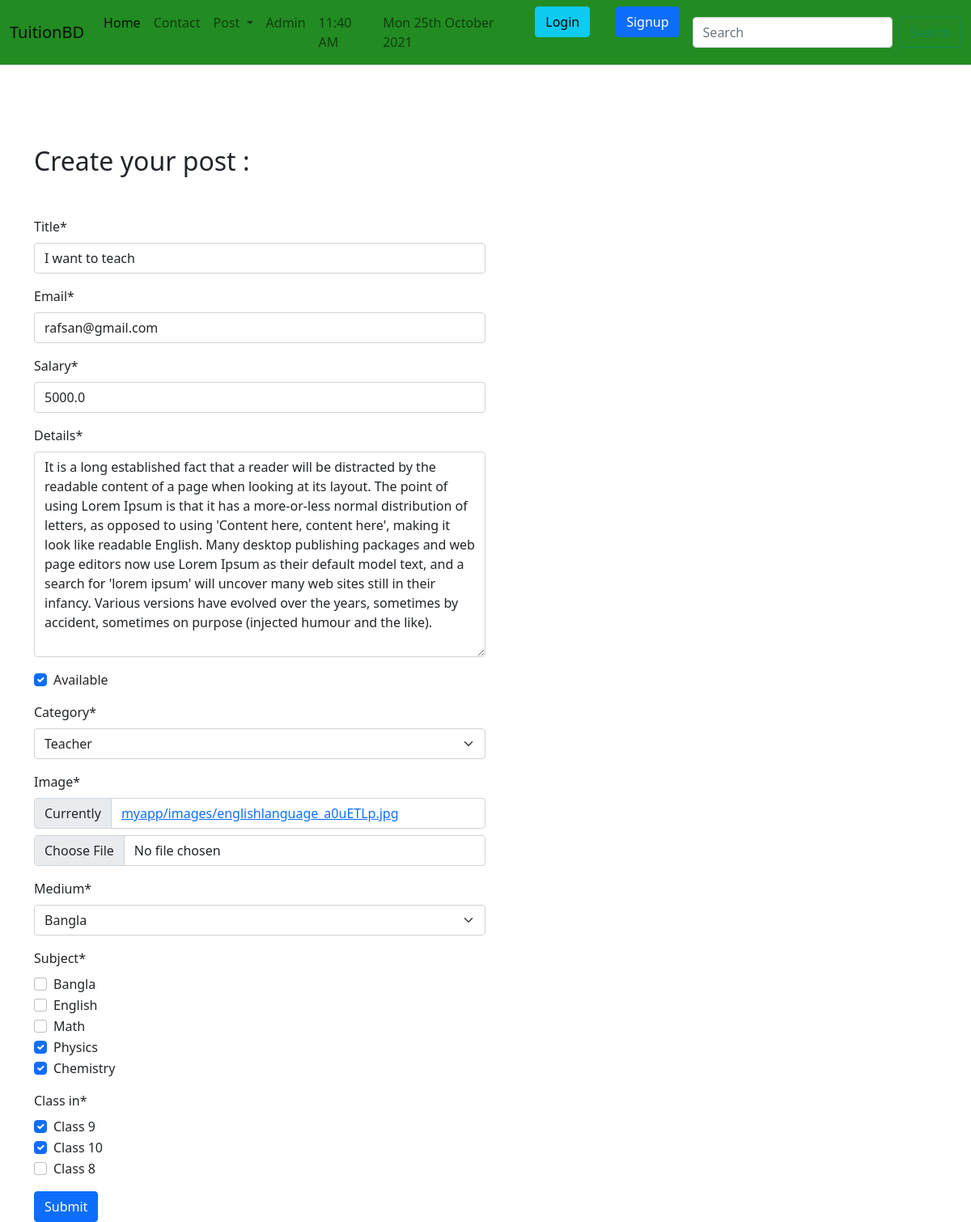
The app's page /update/1/ with its own data.
### myapp/models.py (models this page shows, shortened)
class Post(models.Model):
    CATEGORY = (
        ('Teacher', 'Teacher'),
        ('Student', 'Student'),
    )
    MEDIUM = (
        ('Bangla', 'Bangla'),
        ('English', 'English'),
        ('Urdu', 'Urdu'),
        ('Turkey', 'Turkey'),
    )
    user = models.ForeignKey(User, on_delete=models.CASCADE, blank=True, null=True)
    id = models.AutoField(primary_key=True)
    title = models.CharField(max_length=100)
    slug = models.CharField(max_length=100, default=title)
    email = models.EmailField()
    salary = models.FloatField()
    details = models.TextField()
    available = models.BooleanField()
    category = models.CharField(max_length=100, choices=CATEGORY)
    created_at = models.DateTimeField(default=now)
    image = models.ImageField(default='/myapp/images/default.jpg', upload_to='myapp/images')
    medium = MultiSelectField(max_length=150, choices=MEDIUM, max_choices=5, default='Bangla')
    subject = models.ManyToManyField(Subject, related_name='subject_set')
    class_in = models.ManyToManyField(Class_in, related_name='class_set')

### myapp/views.py (the view, shortened to what this page needs)
# urls.py: path('update/<int:pk>/', PostUpdateView.as_view(), name='update'),
class PostUpdateView(UpdateView):
    model = Post
    form_class = PostForm
    template_name = 'postcreate.html'

### myapp/forms.py
class PostForm(forms.ModelForm):
    class Meta:
        model = Post
        exclude = ['user', 'id', 'created_at', 'slug', ]
        widgets = {  # This is using for checkboxselectmultiple
            'class_in': forms.CheckboxSelectMultiple(attrs={
                'multiple': True
            }),
            'subject': forms.CheckboxSelectMultiple(attrs={
                'multiple': True
            })
        }

### myapp/models.py (called while the page is built)
    def __str__(self):
        return self.name

    def __str__(self):
        return self.name

### templates/postcreate.html (shortened to what this page needs)
{% extends 'basic.html' %}
{% load crispy_forms_tags %}
{% block content %}
    <div class="col-md-6 ofset-md-3">
    <h2 style="margin-top: 100px; margin-bottom: 50px">Create your post : </h2>
        <form method="post" enctype="multipart/form-data">
            {{ form | crispy }}
            <button type="submit" class="btn btn-primary">Submit</button>
        </form>
    </div>
{% endblock %}

### records on screen
Post: title "I want to teach", email "rafsan@gmail.com", salary "5000.0", details "It is a long established fact that a reader will be distracted by the readable content of a page when looking at its layout. The point of using Lorem Ipsum is that it has a more-or-less normal distribution of letters, as opposed to using 'Content here, content here', making it look like readable English. Many desktop publishing packages and web page editors now use Lorem Ipsum as their default model text, and a search for 'lorem ipsum' will uncover many web sites still in their infancy. Various versions have evolved over the years, sometimes by accident, sometimes on purpose (injected humour and the like).", available "☑", category "Teacher", medium "Bangla"
